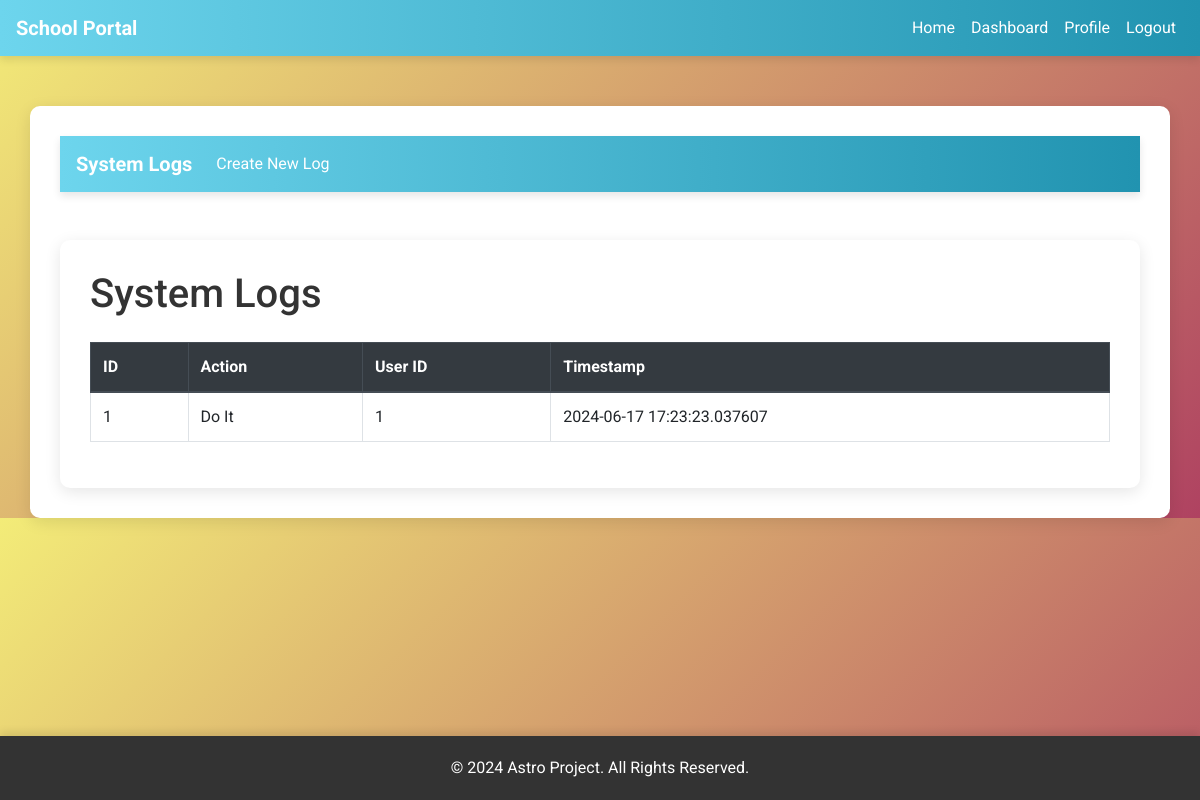
Screenshot of /logs (signed in) with the database file from the repository.
### school_project/models.py (models this page shows)
class SystemLog(db.Model):
    __tablename__ = 'system_logs'
    id = db.Column(db.Integer, primary_key=True)
    action = db.Column(db.String(100), nullable=False)
    user_id = db.Column(db.Integer, db.ForeignKey('users.id'), nullable=False)
    timestamp = db.Column(db.DateTime, nullable=False, default=datetime.utcnow)

### school_project/teachers/views.py (the view)
@teacher.route('/logs')
@login_required  # Assuming you want to protect this route
def view_logs():
    logs = SystemLog.query.all()
    return render_template('view_logs.html', logs=logs)

### school_project/models.py (called while the page is built)
@login_manager.user_loader
def load_user(user_id):
    return User.query.get(int(user_id))

### school_project/templates/view_logs.html
{% extends "base.html" %}
{% block content %}
<nav class="navbar navbar-expand-lg navbar-light bg-light">
    <a class="navbar-brand" href="#">System Logs</a>
    <div class="collapse navbar-collapse" id="navbarNav">
        <ul class="navbar-nav">
            <li class="nav-item">
                <a class="nav-link" href="{{ url_for('principal.create_logs') }}">Create New Log</a>
            </li>
        </ul>
    </div>
</nav>
<div class="container mt-5">
    <h1 class="mb-4">System Logs</h1>
    <table class="table table-bordered table-hover">
        <thead class="thead-dark">
            <tr>
                <th>ID</th>
                <th>Action</th>
                <th>User ID</th>
                <th>Timestamp</th>
            </tr>
        </thead>
        <tbody>
            {% for log in logs %}
            <tr>
                <td>{{ log.id }}</td>
                <td>{{ log.action }}</td>
                <td>{{ log.user_id }}</td>
                <td>{{ log.timestamp }}</td>
            </tr>
            {% endfor %}
        </tbody>
    </table>
</div>
{% endblock  %}

### school_project/static/css/styles.css (style rules this page uses)
body { font-family: Arial, sans-serif; margin: 0; padding: 0; background-color: #f8f9fa; }
.navbar { margin-bottom: 20px; }
h1, h2, h3 { margin-bottom: 20px; }
.mb-4 { margin-bottom: 1.5rem !important; }
.container { padding: 2em; }

### school_project/templates/base.html (style rules this page uses)
body { font-family: 'Roboto', sans-serif; background: linear-gradient(135deg, #f3ec78, #af4261); color: #333; margin: 0; padding: 0; overflow-x: hidden; }
.navbar { box-shadow: 0 4px 8px rgba(0, 0, 0, 0.1); background: linear-gradient(90deg, #6dd5ed, #2193b0); color: #ffffff; transition: background 0.3s; }
.navbar-brand { font-weight: bold; color: #ffffff !important; }
.nav-link { color: #ffffff !important; transition: color 0.3s, transform 0.3s; }
.container { margin-top: 50px; background: #ffffff; padding: 30px; border-radius: 10px; box-shadow: 0 4px 16px rgba(0, 0, 0, 0.1); animation: fadeIn 1s ease-in-out; }

### rows the page displays
SystemLog: id "1", action "Do It", user_id "1", timestamp "2024-06-17 17:23:23.037607"
